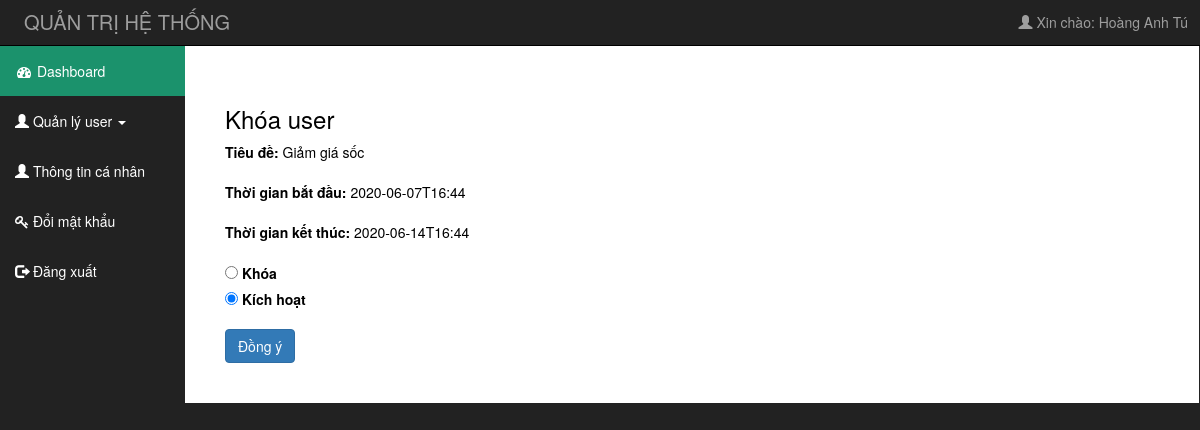
/admin/khoasukien.php?id=1 (signed in), run on the app's committed database.
### tables this page shows
CREATE TABLE `khuyenmai` (
  `makm` int(11) NOT NULL,
  `tieude` varchar(255) NOT NULL,
  `giatrikhuyenmai` int(11) NOT NULL,
  `thoigianbatdau` varchar(255) NOT NULL,
  `thoigianketthuc` varchar(255) NOT NULL,
  `tinhtrang` int(11) NOT NULL
);

### admin/khoasukien.php (the view, shortened to what this page needs)
	<?php
		if(isset($_SESSION['usr']['uid']))
		{
			include("includes/header.php");
		}
		else
		{
			 header('Location:login.php');
		}
		require("../includes/connect_db.php");
		if(isset($_GET['id']) && $_GET['id']!=null)
		{
			$url=$_GET['id'];
			$query_item="SELECT * FROM khuyenmai WHERE makm=".$url;
			$result_item=mysqli_query($dbc,$query_item);check_errors($result_item,$query_item);
			list($makm, $tieude, $giatri, $stime, $etime, $tinhtrang)=mysqli_fetch_array($result_item,MYSQLI_NUM);
		}else{
			header('location:quanlysukien.php');
		}
	?>
		<div id="mid">
			<div class="row" style="width: 100%;">
				<div class="col-sm-2">
					<?php
						if($_SESSION['usr']['vaitro']==2)
						{
							include('includes/menu_left1.php');
						}
					?>
				</div>
				<div class="col-sm-10 contain_right">
					<div style="background-color:white;margin-right: -29px;margin-left: -15px;color: black;padding: 40px;">
						<h3>Khóa user</h3>
						<form method="POST" name="blockuser">
							<div class="form-group">
						      <label for="tensp">Tiêu đề: </label>
						      <?php echo $tieude;?>
						    </div>
						    <div class="form-group">
						      <label for="tensp">Thời gian bắt đầu: </label>
						      <?php echo $stime;?>
						    </div>
						    <div class="form-group">
						      <label for="tensp">Thời gian kết thúc: </label>
						      <?php echo $etime;?>
						    </div>
						    <div class="form-group">
						    	<?php
						    		if($tinhtrang==0)
						    		{
						    			echo "<label>";
							    		echo "<input type='radio' name='khoa' value='0' checked> Khóa";
								    	echo "</label>";
								    	echo "<br/>";
								    	echo "<label>";
								    	echo "<input type='radio' name='khoa' value='1'> Kích hoạt";
								    	echo "</label>";
						    		}else{
						    			echo "<label>";
							    		echo "<input type='radio' name='khoa' value='0'> Khóa";
								    	echo "</label>";
								    	echo "<br/>";
								    	echo "<label>";
								    	echo "<input type='radio' name='khoa' value='1' checked> Kích hoạt";
								    	echo "</label>";
						    		}
						    	?>
						    </div>
						    <button type="submit" class="btn btn-primary" name="submit">Đồng ý</button>
						</form>
					</div>
				</div>
			</div>
		</div>
	</div>
</body>
</html>

### admin/CSS/admin_css.css (style rules this page uses)
body { margin: 0; padding: 0; background-color: #222; }
#mid { width: 100%; }

### data on the page
khuyenmai: tieude "Giảm giá sốc", thoigianbatdau "2020-06-07T16:44", thoigianketthuc "2020-06-14T16:44"

### other printed values
$_SESSION['usr']['user'] "Hoàng Anh Tú"
